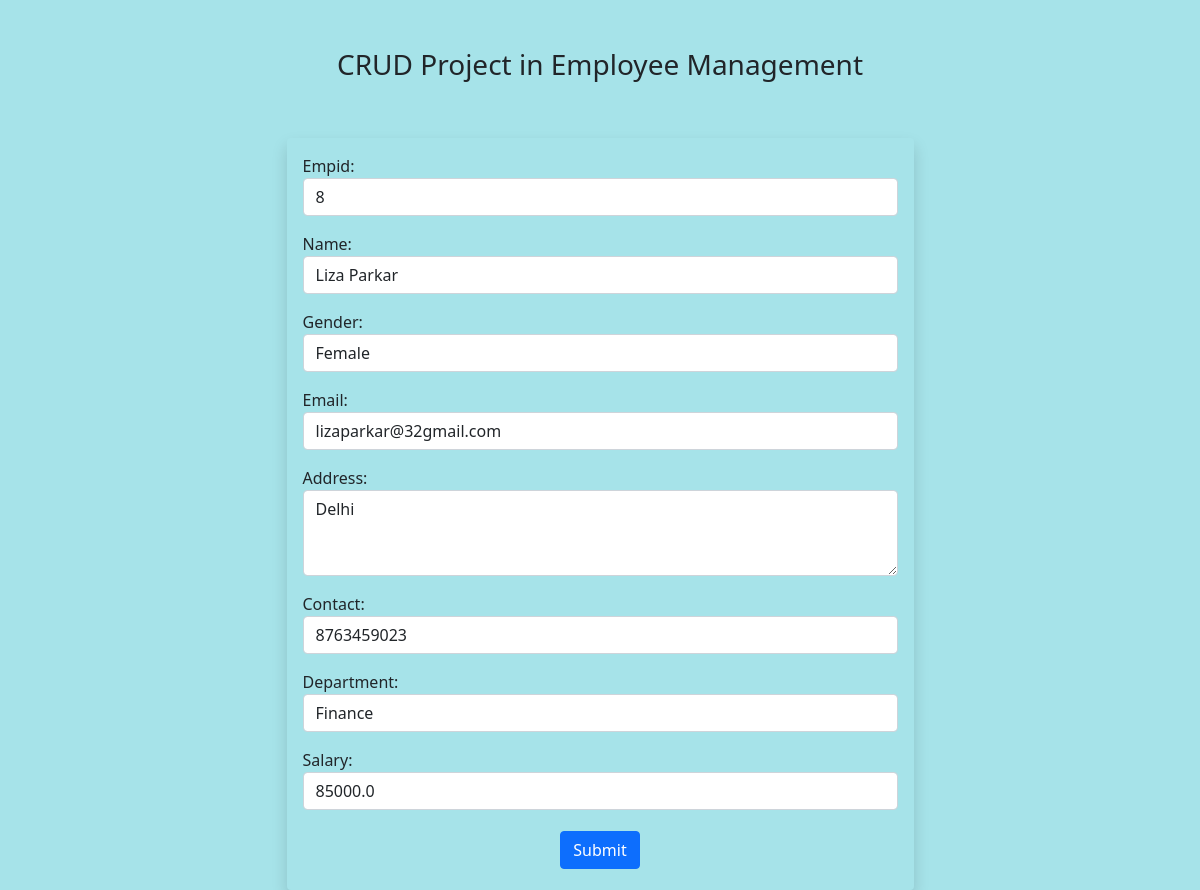
The page /update-employee/5/ on the database its author committed.
### emp/models.py (models this page shows)
class Employee(models.Model):
    GENDER_CHOICES = [
        ('M', 'Male'),
        ('F', 'Female'),
]
    Empid = models.IntegerField()
    Name = models.CharField(max_length=60)
    Gender = models.CharField(max_length=1, choices=GENDER_CHOICES)
    Email = models.CharField(max_length=75)
    Address = models.CharField(max_length=150)
    Contact = models.IntegerField()
    Department = models.CharField(max_length=80)
    Salary = models.CharField(max_length=10)

### emp/views.py (the view, shortened to what this page needs)
# urls.py: path('update-employee/<int:id>/', Update_Employee.as_view(), name='update-employee'),
class Update_Employee(View):
    def get(self, request,id):
        emps = Employee.objects.get(id=id)
        fm = AddEmployeeForm(instance=emps)
        return render(request, 'emp/update-employee.html', {'form':fm})

### emp/templates/emp/update-employee.html (shortened to what this page needs)
{% extends "emp/base.html" %}
{% block main-content %}
<section class="container">
    <div class="row justify-content-around text-center mt-5">
        <div class="col-sm-7">
            <h3>CRUD Project in Employee Management</h3>
        </div>
        <div class="row justify-content-around mt-5">
            <div class="col-sm-7">
                <form action="" method="POST" class="bg-black p-3 rounded shadow">
                    {{ form.as_p }}
                    <input type="submit" value="Submit" class="btn btn-primary">
                </form>
        </div>
    </div>
{% endblock main-content %}

### emp/static/css/base.css (style rules this page uses)
body { background-color: #A6E3E9; }
.btn { margin: 5px; }
label { text-align: left; display: block; }

### rows shown on the page
Employee: Empid "8", Name "Liza Parkar", Gender "Female", Email "lizaparkar@32gmail.com", Address "Delhi", Contact "8763459023", Department "Finance", Salary "85000.0"
